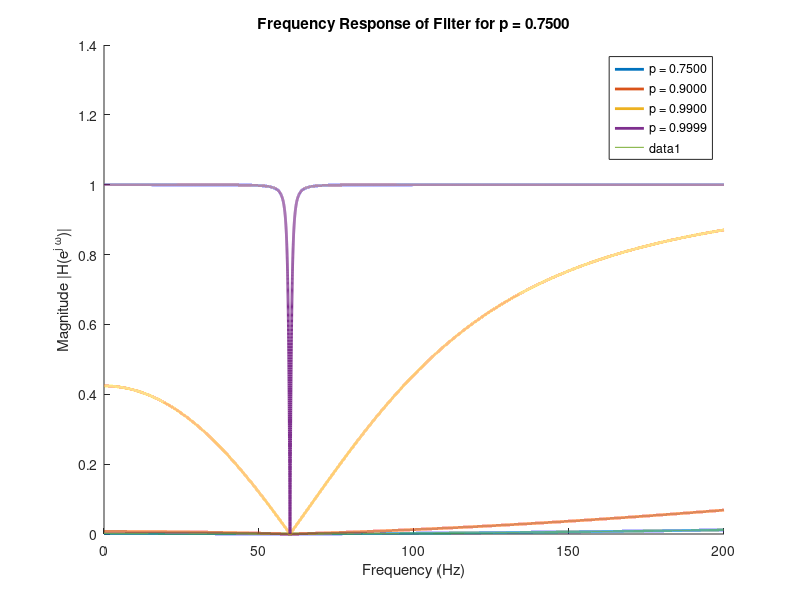
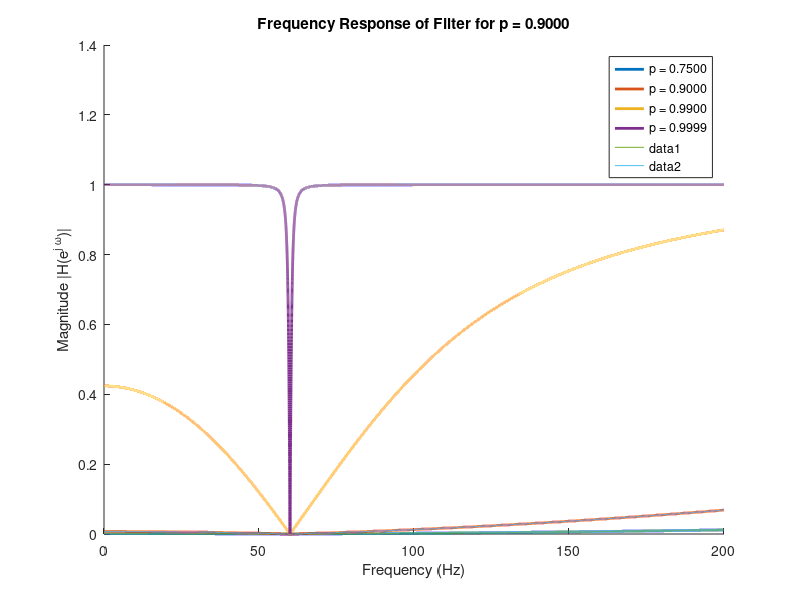
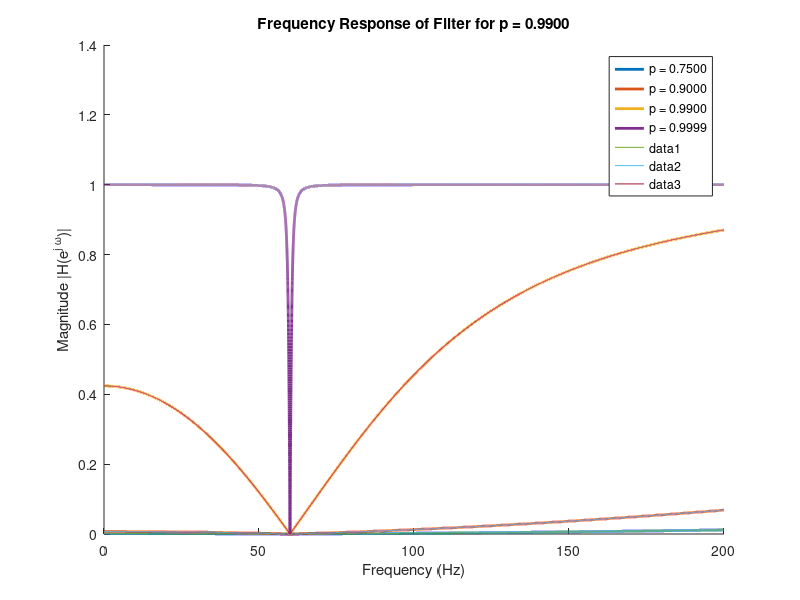
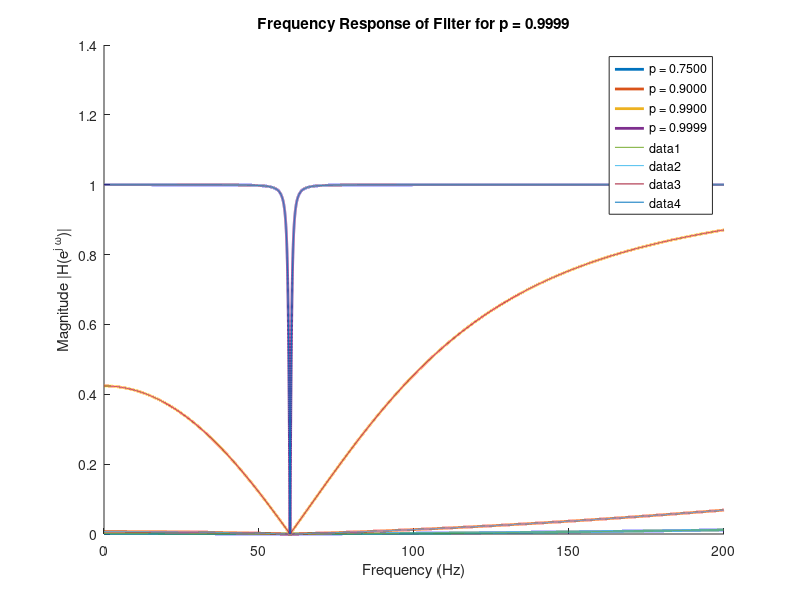

The MATLAB source for these figures, in order: (Note: this script raises an error after producing the figures.)
% Sampling frequency
clear all
fs = 44100;
% Frequencies to evaluate response for
f = 0:0.005:200;
% Values for rho from the assignment
rho = [0.75 0.9 0.99 0.9999];
for i=1:length(rho)
% Compute frequency response.
    b = [1 -2*cos(2*pi*60 / fs) 1]; %feedforward coefficients
    a = [1 -2*rho(i)*cos(2*pi*60 / fs) rho(i)^2]; %feedback coefficients
    hold on
    [H,w] = freqz(b,a,f,fs);
    % Plot magnitude response
    legendPlotName = sprintf('p = %0.4f', rho(i));
    plot(w,abs(H),'DisplayName',legendPlotName,'LineWidth',2);
end 
    legend('show')
    xlabel('Frequency (Hz)');
    ylabel('Magnitude |H(e^{j \omega})|');
    titlename =sprintf('Frequency Response for different values of p');
    title(titlename);
    filename = sprintf('Ass10P5Pic%d', 51);
    %print(filename,'-dpng','-r600')

%% Old way to plot functions
for i=1:length(rho)
% Compute frequency response.
    b = [1 -2*cos(2*pi*60 / fs) 1]; %feedforward coefficients
    a = [1 -2*rho(i)*cos(2*pi*60 / fs) rho(i)^2]; %feedback coefficients
    hold on
    H = freqz(b,a,f,fs);
    % Plot magnitude response
    plot(f,abs(H));
    xlabel('Frequency (Hz)');
    ylabel('Magnitude |H(e^{j \omega})|');
    titlename =sprintf('Frequency Response of Filter for p = %0.4f', rho(i));
    title(titlename);
    filename = sprintf('Ass10P5Pic%d', i);
    print(filename,'-dpng','-r300')
end 

%% part e
[x,fs] = audioread('noisy.wav');
omega0 = 2*pi*60 / fs;
rho =0.75;
y=RemoveHum(x,omega0,rho);
soundsc(y,fs);
audiowrite('rho0_75.wav',y,fs);

rho =0.9;
y=RemoveHum(x,omega0,rho);
soundsc(y,fs);
audiowrite('rho0_9.wav',y,fs);

rho =0.99;
y=RemoveHum(x,omega0,rho);
soundsc(y,fs);
audiowrite('rho0_99.wav',y,fs);

rho =0.9999;
y=RemoveHum(x,omega0,rho);
soundsc(y,fs);
audiowrite('rho0_9999.wav',y,fs);